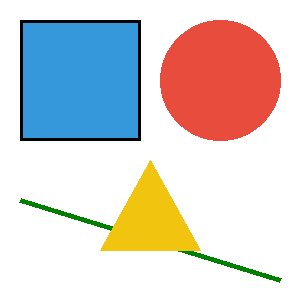
#> input picture GraphicsPractice/output/shapes.png, 300 x 300 px
$ python lesson_23.py
#> lines starting #> are read from the running program, lines starting #| are printed output that depends on the picture
import os
from PIL import Image, ImageDraw, ImageFilter

os.makedirs("source", exist_ok=True)
os.makedirs("output", exist_ok=True)


def get_or_create_source_image(path="source/filter_sample.png"):
    """
    Использует существующее изображение из проекта или создаёт тестовый кадр
    с чёткими контурами и деталями, если подходящего файла ещё нет.
    """
#> called with path = 'source/filter_sample.png'
    candidates = [
        path,
        "source/sample_photo.png",
        "source/photo_200.png",
        "output/shapes.png",
    ]
    for candidate in candidates:
        if os.path.exists(candidate):
            return candidate

    img = Image.new("RGB", (600, 400), (241, 245, 249))
    d = ImageDraw.Draw(img)
    d.rectangle((40, 40, 240, 190), fill=(37, 99, 235), outline=(15, 23, 42), width=3)
    d.ellipse((320, 45, 520, 195), fill=(239, 68, 68), outline=(127, 29, 29), width=3)
    d.polygon([(140, 350), (300, 210), (460, 350)], fill=(34, 197, 94), outline=(20, 83, 45))
    d.line((40, 260, 560, 260), fill=(245, 158, 11), width=5)
    img.save(path, format="PNG")
    return path


def apply_filters_23_1(src_path, radius=5):
    """
    Задача 23.1: применяет BLUR, SHARPEN, CONTOUR, EDGE_ENHANCE и GaussianBlur(radius)
    к одному изображению и сохраняет результаты.
    """
#> called with src_path = 'output/shapes.png', radius = 5
    with Image.open(src_path) as raw:
#> raw is the input picture: PIL image 300x300 RGBA; mean R, G, B, A 214.8, 208.7, 205.8, 89.8
        img = raw.convert("RGB")

    img.save("output/filter_0_original.png", format="PNG")

    filters = {
        "BLUR": ImageFilter.BLUR,
        "SHARPEN": ImageFilter.SHARPEN,
        "CONTOUR": ImageFilter.CONTOUR,
        "EDGE_ENHANCE": ImageFilter.EDGE_ENHANCE,
        f"GaussianBlur_{radius}": ImageFilter.GaussianBlur(radius),
    }

    for name, flt in filters.items():
        result = img.filter(flt)
        out_path = f"output/filter_{name.lower()}.png"
        result.save(out_path, format="PNG")
        print(f"[23.1] Применён {name} -> {out_path}")
#> this loop made 5 passes
#> pass 1, in apply_filters_23_1, `result = img.filter(flt)`:
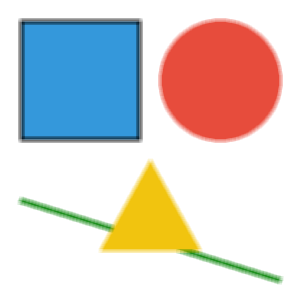
#> result: PIL image 300x300 RGB; mean R, G, B 214.8, 208.7, 205.8
#> pass 3, in apply_filters_23_1, `result = img.filter(flt)`:
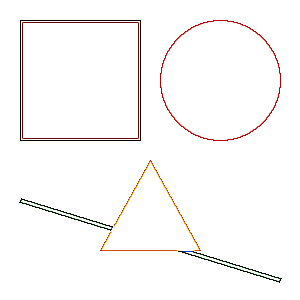
#> result: PIL image 300x300 RGB; mean R, G, B 251, 249.2, 248.7
#> after the loop:
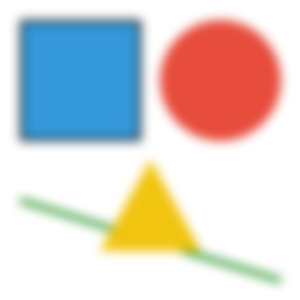
#> result: PIL image 300x300 RGB; mean R, G, B 214.8, 208.7, 205.8


if __name__ == "__main__":
    source_file = get_or_create_source_image()
    print(f"Исходное изображение: {source_file}")
    apply_filters_23_1(source_file, radius=5)

$ run again, with GraphicsPractice/output/card_with_shadow.png copied over GraphicsPractice/output/shapes.png
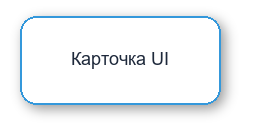
#> input picture GraphicsPractice/output/card_with_shadow.png, 260 x 140 px
#> in apply_filters_23_1, raw is the input picture: PIL image 260x140 RGBA; mean R, G, B, A 115.3, 118.3, 120.5, 128.1
#> in apply_filters_23_1, `img = raw.convert("RGB")`:
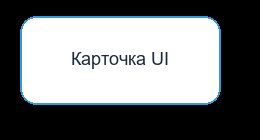
#> img: PIL image 260x140 RGB; mean R, G, B 115.3, 118.3, 120.5
#> after the loop in apply_filters_23_1, `for name, flt in filters.items():`:
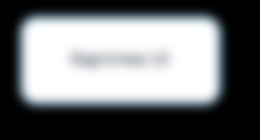
#> result: PIL image 260x140 RGB; mean R, G, B 115.3, 118.4, 120.5
